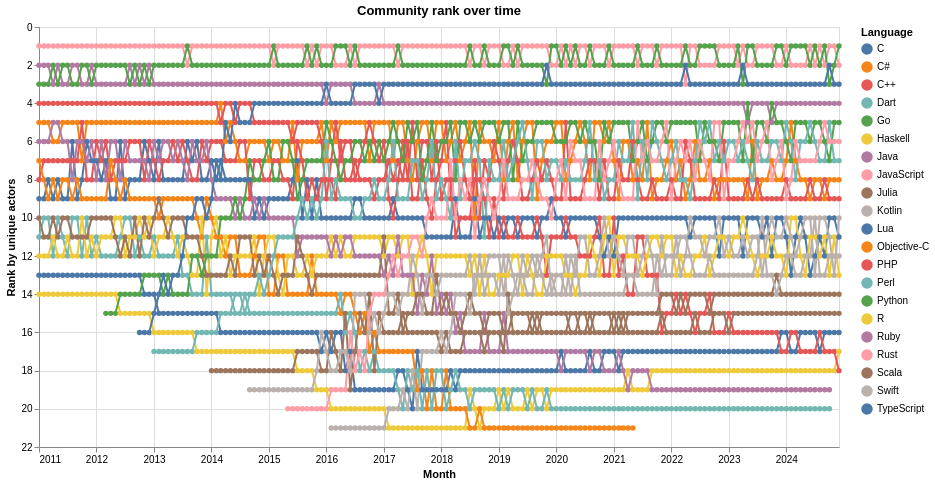

Write the Vega-Lite specification saved for this chart.
### Vega-Lite specification from a JSON file in a GitHub repository (floating-point values rounded to 4 significant figures; data arrays with more than 128 entries replaced by an {"elided": "..."} marker saying what was removed)
{"config": {"view": {"continuousWidth": 300, "continuousHeight": 300}}, "data": {"name": "data-108cef63eae5371609dbf2731c8b9dc1"}, "mark": {"type": "line", "point": true}, "encoding": {"color": {"field": "language", "title": "Language", "type": "nominal"}, "tooltip": [{"field": "month", "type": "temporal"}, {"field": "language", "type": "nominal"}, {"field": "actor_rank", "type": "quantitative"}, {"field": "unique_actors", "type": "quantitative"}], "x": {"field": "month", "title": "Month", "type": "temporal"}, "y": {"field": "actor_rank", "scale": {"reverse": true}, "title": "Rank by unique actors", "type": "quantitative"}}, "height": 420, "title": "Community rank over time", "width": 800, "$schema": "https://vega.github.io/schema/vega-lite/v6.4.1.json", "datasets": {"data-108cef63eae5371609dbf2731c8b9dc1": {"elided": "3229 records"}}}
